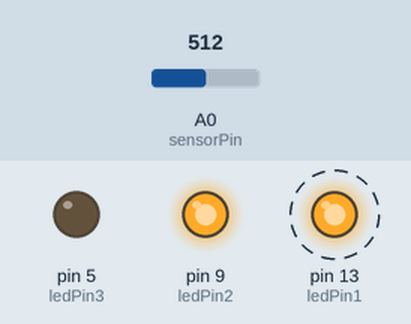
The sketch below on a simulated Arduino Uno, built with avr-gcc and run on an emulated ATmega328P. On the bench: output pins drawn as LEDs (lit = HIGH). Dashed ring = blinking. Inputs (shaded band) come from the test bench; at power-on: A0 (sensorPin) = 512.

Above: at 1.25 s.
1.3 s: A0 (sensorPin) set to 492
At 1.65 s:
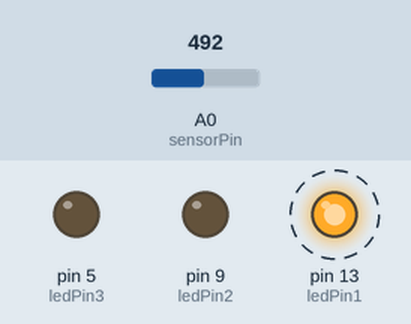
4.3 s: A0 (sensorPin) set to 900
At 4.65 s:
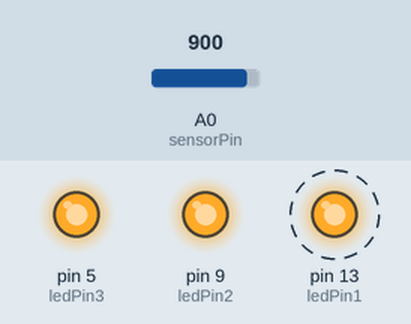
7.3 s: A0 (sensorPin) set to 781
10.3 s: A0 (sensorPin) set to 750
At 10.85 s:
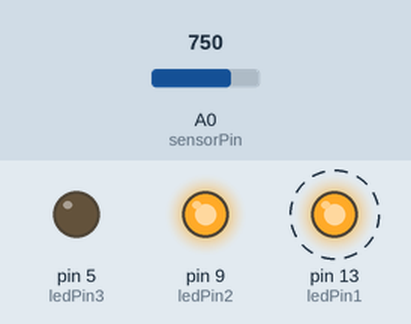
13.3 s: A0 (sensorPin) set to 1023
At 13.85 s:
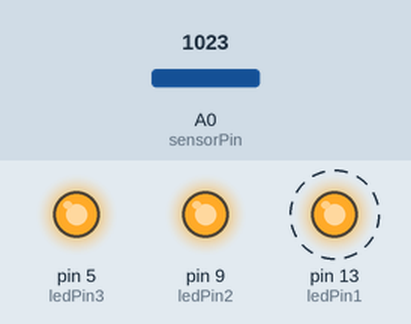
Timing chart, 0 to 17.3 s (numbered marks = the images above; inputs shaded):
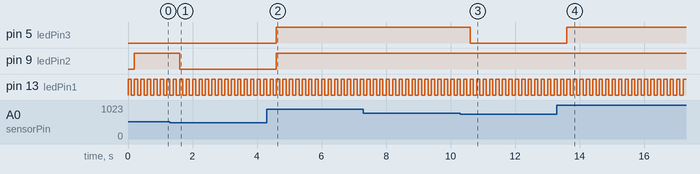

Measured:
- the behaviour switches between 511 and 510 on A0 (sensorPin) (found by bisection; images 0 and 1)
- the behaviour switches between 767 and 766 on A0 (sensorPin) (found by bisection; images 2 and 3)
- after the input at 1.3 s, pin 9 (ledPin2): HIGH → LOW after 0.30 s
- after the input at 4.3 s, pin 5 (ledPin3), pin 9 (ledPin2): LOW → HIGH after 0.30 s
- after the input at 10.3 s, pin 5 (ledPin3): HIGH → LOW after 0.31 s
- after the input at 13.3 s, pin 5 (ledPin3): LOW → HIGH after 0.31 s
- by itself, pin 13 (ledPin1): alternates HIGH for 0.10 s and LOW for 0.10 s

The sketch:

blink.ino
```cpp
int sensorPin = A0;    // select the input pin for the potentiometer
int ledPin1 = 13;
int ledPin2 = 9;
int ledPin3 = 5;// select the pin for the LED
int sensorValue = 0;  // variable to store the value coming from the sensor

void setup() {
  // declare the ledPin as an OUTPUT:
  pinMode(ledPin1, OUTPUT);
  pinMode(ledPin2, OUTPUT);
pinMode(ledPin3, OUTPUT);
}
void loop() {
  // read the value from the sensor:
  sensorValue = analogRead(sensorPin);
  // turn the ledPin on
 if (sensorValue < 1023/4) {
    digitalWrite(ledPin1, LOW);
    digitalWrite(ledPin2, LOW);
    digitalWrite(ledPin3, LOW);
}

 if (sensorValue >= 1023/4 && sensorValue < 1023/2) {
    digitalWrite(ledPin1, HIGH);
    delay(100);
    digitalWrite(ledPin1, LOW);
    delay(100);
    digitalWrite(ledPin1, HIGH);
    digitalWrite(ledPin2, LOW);
    digitalWrite(ledPin3, LOW);
}

if (sensorValue >= 1023/2 && sensorValue < 1023*3/4) {
    digitalWrite(ledPin1, HIGH);
    delay(100);
    digitalWrite(ledPin1, LOW);
    delay(100);
    digitalWrite(ledPin1, HIGH);
    digitalWrite(ledPin2, HIGH);
    digitalWrite(ledPin3, LOW);
}
  if (sensorValue >= 1023*3/4) {
    digitalWrite(ledPin1, HIGH);
    delay(100);
    digitalWrite(ledPin1, LOW);
    delay(100);
    digitalWrite(ledPin1, HIGH);
    digitalWrite(ledPin2, HIGH);
    digitalWrite(ledPin3, HIGH);
}
}
```
